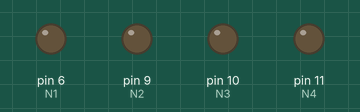
A sketch run on a simulated Arduino Uno, built with avr-gcc and run on an emulated ATmega328P. On the bench: output pins drawn as LEDs (lit = HIGH).

Above: at 0.05 s.
At 1.4 s:
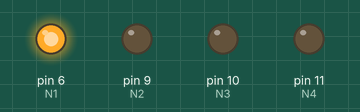
At 2.05 s:
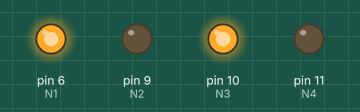
At 2.75 s:
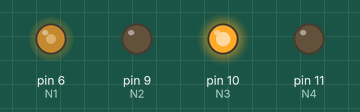
At 4.1 s:
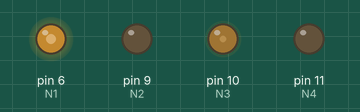
At 5.5 s:
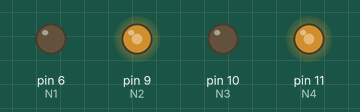
Timing chart, 0 to 13.7 s (numbered marks = the images above):
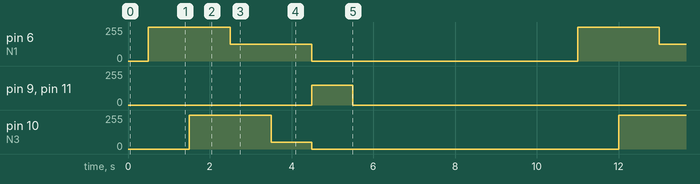

Measured:
- by itself, pin 6 (N1): repeats every 10.5 s: 125/255 2.0 s, 0/255 6.5 s, 255/255 2.0 s
- by itself, pin 9 (N2), pin 11 (N4): alternates 150/255 for 1.0 s and 0/255 for 9.5 s
- by itself, pin 10 (N3): repeats every 10.5 s: 51/255 1.0 s, 0/255 7.5 s, 255/255 2.0 s

The sketch:

motor_driver_test_2.ino
```cpp
/*
 * Second test of moto driver L298
 * 1/6/2017
 */
 int N1=6;
 int N2=9;
 int N3=10;
 int N4=11;
void setup() {
  pinMode(N1, OUTPUT);
  pinMode(N2, OUTPUT);
  pinMode(N3, OUTPUT);
  pinMode(N4, OUTPUT);
}

void loop() {
  digitalWrite(N1, LOW);
  digitalWrite(N2, LOW);
  digitalWrite(N3, LOW);
  digitalWrite(N4, LOW);
  delay(500); //esperar medio segundo
  //Iniciar movimiento de M1 con PWM a Full
  //Rango PWM o valor analog (0 - 255)
  //Primer valor 255
  //Frecuencia en casi todos los pines a 490HZ
  //en pines 5 y 6 980 HZ
  digitalWrite(N2,LOW);
  analogWrite(N1,255);
  delay(1000);
  //Luego de 1 segundo
  //energizar el segundo motor
  digitalWrite(N4,LOW);
  analogWrite(N3,255);
  delay(1000);
  //esperar un segundo y disminuir la velocidad del primer motor a la mitad
  digitalWrite(N2,LOW);
  analogWrite(N1,125);
  delay(1000);
  //El valor analogico SIEMPRE es un entero
  //esperar un segundo y reducir el segundo motor a un 20%
  digitalWrite(N4,LOW);
  analogWrite(N3,51);
  delay(1000);
  //invertir el giro de ambos motores a media velocidad (150 aprox)
  digitalWrite(N1,LOW);
  analogWrite(N2,150);
  digitalWrite(N3,LOW);
  analogWrite(N4,150);
  delay(1000);
  //esperar un segundo
  //apagar todo
  digitalWrite(N1,LOW);
  digitalWrite(N2,LOW);
  digitalWrite(N3,LOW);
  digitalWrite(N4,LOW);
  delay(5000);

}
```
